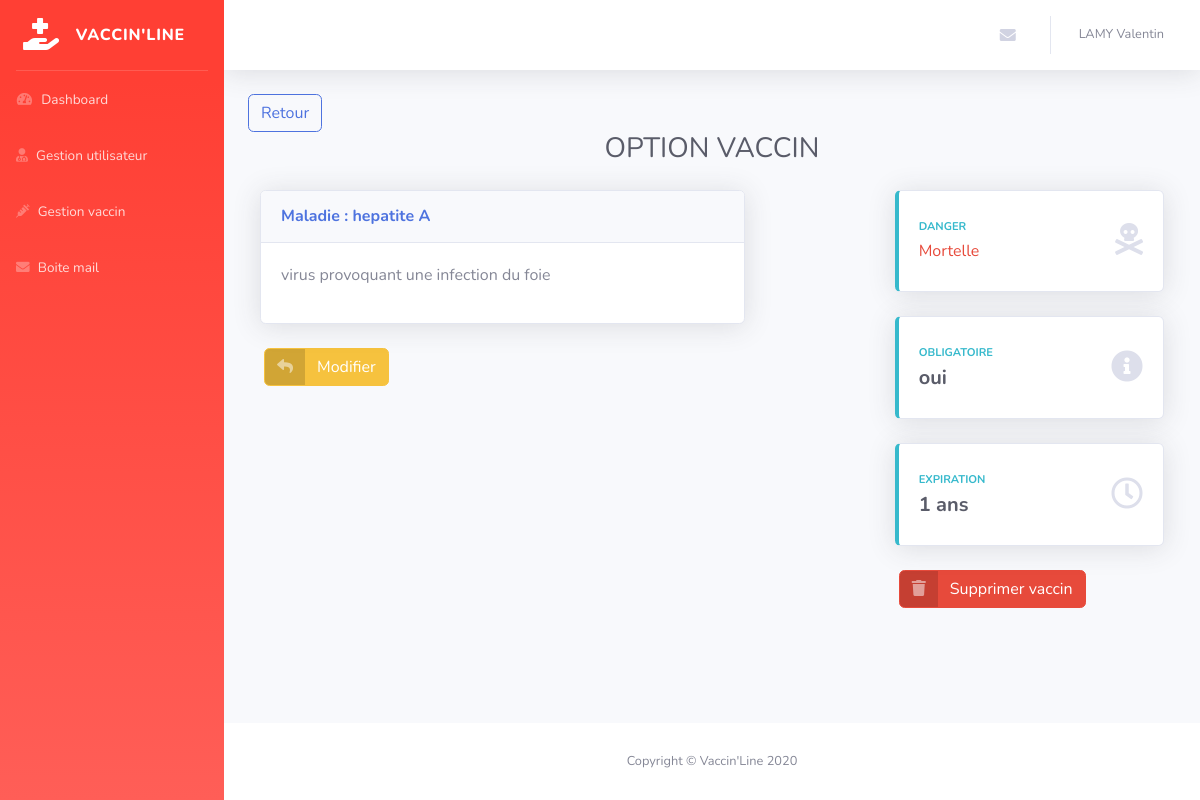
/admin/single-vaccin.php?id=1 (signed in), run on the app's committed database.
### tables this page shows
CREATE TABLE `vl_vaccins` (
  `id` int(11) NOT NULL,
  `maladie` varchar(255) NOT NULL,
  `descriptif` varchar(255) NOT NULL,
  `renouveler_le` datetime DEFAULT NULL,
  `expiration` int(10) NOT NULL,
  `obligatoire` varchar(20) NOT NULL,
  `danger` varchar(50) NOT NULL
);

### admin/single-vaccin.php (the view, shortened to what this page needs)
<?php
include('../inc/pdo.php');
$title = 'OPTION VACCIN';
if (!empty($_GET['id']) && is_numeric($_GET['id'])) {
  $id = $_GET['id'];
  $sql = "SELECT * FROM vl_vaccins WHERE id = :id";
  $query = $pdo->prepare($sql);
  $query -> bindValue(':id', $id, PDO::PARAM_INT);
  $query->execute();
  $singleVaccin = $query->fetch();
}
include('inc/header-back.php');
?>
<div class="container-fluid">
    <a href="manage-vaccin.php" class="btn btn-outline-primary">Retour</a>
    <h1 class="text-center h3 mb-4 text-gray-800"><?php echo $title ?></h1>
    <div class="row">
      <div class="col-lg-8">
        <div class="col-xl-10 col-md-6 mb-4">
          <div class="card shadow mb-4">
            <div class="card-header py-3">
              <h6 class="m-0 font-weight-bold text-primary">Maladie : <?php echo $singleVaccin['maladie'] ?></h6>
            </div>
            <div class="card-body">
              <p><?php echo $singleVaccin['descriptif'] ?></p>
            </div>
          </div>
        </div>
        <a href="modif-vaccin.php?id=<?php echo $id ?>" class="btn btn-warning ml-3 mb-2 btn-icon-split">
          <span class="icon text-white-50">
            <i class="fas fa-reply"></i>
          </span>
          <span class="text">Modifier</span>
        </a>
    </div>
    <div class="col-lg-4 justify-content-center">
      <div class="col-xl col-md-6 mb-4">
        <div class="card border-left-info shadow h-100 py-2">
          <div class="card-body">
            <div class="row no-gutters align-items-center">
              <div class="col mr-2">
                <div class="text-xs font-weight-bold text-info text-uppercase mb-1">
                  danger
                </div>
                  <div <?php if($singleVaccin['danger'] == 'mortelle'){ echo 'class="text-danger"' ;}elseif($singleVaccin['danger'] == 'modéré'){echo 'class="text-warning"' ;}elseif($singleVaccin['danger'] == 'benin'){echo 'class="text-success"' ;} ?>> <?php echo ucfirst($singleVaccin['danger']); ?>
                  </div>
                </div>
                <div class="col-auto">
                  <i class="fas fa-skull-crossbones fa-2x text-gray-300"></i>
                </div>
              </div>
            </div>
          </div>
        </div>
        <div class="col-xl col-md-6 mb-4">
          <div class="card border-left-info shadow h-100 py-2">
            <div class="card-body">
              <div class="row no-gutters align-items-center">
                <div class="col mr-2">
                  <div class="text-xs font-weight-bold text-info text-uppercase mb-1">
                    obligatoire</div>
                    <div class="h5 mb-0 font-weight-bold text-gray-800"><?php echo $singleVaccin['obligatoire'] ?></div>
                  </div>
                  <div class="col-auto">
                    <i class="fas fa-info-circle fa-2x text-gray-300"></i>
                  </div>
                </div>
              </div>
            </div>
          </div>
          <div class="col-xl col-md-6 mb-4">
            <div class="card border-left-info shadow h-100 py-2">
              <div class="card-body">
                <div class="row no-gutters align-items-center">
                  <div class="col mr-2">
                    <div class="text-xs font-weight-bold text-info text-uppercase mb-1">
                      expiration
                    </div>
                      <div class="h5 mb-0 font-weight-bold text-gray-800"><?php if($singleVaccin['expiration'] == '15778800'){echo '6 mois';} elseif ($singleVaccin['expiration'] == '31557600'){echo '1 ans';}elseif ($singleVaccin['expiration'] == '63115200'){echo '2 ans';}elseif ($singleVaccin['expiration'] == '157788000'){ echo '5 ans';}elseif ($singleVaccin['expiration'] == '315576000'){ echo '10 ans';}elseif ($singleVaccin['expiration'] == '631152000'){ echo '20 ans';} ?>
                      </div>
                    </div>
                    <div class="col-auto">
                      <i class="far fa-clock fa-2x text-gray-300"></i>
                    </div>
                  </div>
                </div>
              </div>
            </div>
          <a href="delete-vaccin.php?id=<?php echo $singleVaccin['id']; ?>"  class="btn btn-danger ml-3 btn-icon-split">
            <span class="icon text-white-50">
              <i class="fas fa-trash"></i>
            </span>
            <span class="text">Supprimer vaccin</span>
          </a>
    </div>
  </div>
</div>
    <?php
    include('inc/footer-back.php');

### data on the page
vl_vaccins: maladie "hepatite A", descriptif "virus provoquant une infection du foie", danger "Mortelle", obligatoire "oui"

### other printed values
mb_strtoupper($_SESSION['user']['nom']) "LAMY"
$_SESSION['user']['prenom'] "Valentin"
$title "OPTION VACCIN"
